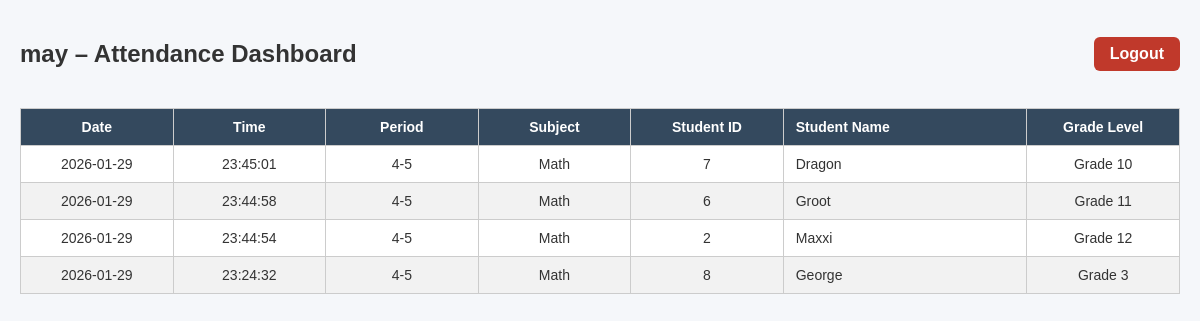
Screenshot of /dashboard (signed in) with the database file from the repository.
### tables this page shows
CREATE TABLE "attendance_log" (
	"attendance_id"	TEXT UNIQUE,
	"student_id"	INTEGER,
	"teacher_id"	TEXT,
	"class_date"	INTEGER,
	"class_time"	INTEGER,
	"class_period"	TEXT,
	"class_subject"	TEXT,
	"grade_level"	TEXT
);

CREATE TABLE "students" (
	"student_id"	TEXT,
	"full_name"	TEXT
, "grade_level"	TEXT);

### web_dashboard/app.py (the view)
@app.route("/dashboard")
def dashboard():
    if session.get("role") != "Teacher":
        return redirect(url_for("index"))
    teacher_id = session.get("teacher_id")
    records = read_attendance_by_teacher(teacher_id)
    return render_template(
        "dashboard.html",
        records=records,
        teacher=session.get("username")
    )

### web_dashboard/app.py (called while the page is built)
def get_db_connection():
    conn = sqlite3.connect(DB_PATH)
    conn.row_factory = sqlite3.Row
    return conn

def read_attendance_by_teacher(teacher_id):
    conn = get_db_connection()
    cur = conn.cursor()
    cur.execute("""
        SELECT
            a.class_date,
            a.class_time,
            a.class_period,
            a.class_subject,
            s.student_id,
            s.full_name,
            s.grade_level
        FROM attendance_log a
        JOIN students s ON a.student_id = s.student_id
        WHERE a.teacher_id = ?
        ORDER BY a.class_date DESC, a.class_time DESC
    """, (teacher_id,))
    records = cur.fetchall()
    conn.close()
    return records

### web_dashboard/templates/dashboard.html (shortened to what this page needs)
<!DOCTYPE html>
<html lang="en">
<head>
    <link rel="stylesheet" href="{{ url_for('static', filename='styles.css') }}">
</head>
<body>
<div class="dashboard-header">
    <h2>{{ teacher }} – Attendance Dashboard</h2>
    <a class="logout-btn" href="{{ url_for('logout') }}">Logout</a>
</div>
<table>
    <thead>
        <tr>
            <th>Date</th>
            <th>Time</th>
            <th>Period</th>
            <th>Subject</th>
            <th>Student ID</th>
            <th>Student Name</th>
            <th>Grade Level</th>
        </tr>
    </thead>
<tbody>
    {% for record in records %}
    <tr>
        <td>{{ record.class_date }}</td>
        <td>{{ record.class_time }}</td>
        <td>{{ record.class_period }}</td>
        <td>{{ record.class_subject }}</td>
        <td>{{ record.student_id }}</td>
        <td>{{ record.full_name }}</td>
        <td>{{ record.grade_level }}</td>
    </tr>
    {% endfor %}
</tbody>
</table>
</body>
</html>

### web_dashboard/static/styles.css (style rules this page uses)
body { font-family: Arial, Helvetica, sans-serif; background-color: #f5f7fa; margin: 0; padding: 20px; color: #333; }
h2 { text-align: center; margin-bottom: 20px; }
table { width: 100%; border-collapse: collapse; background-color: #ffffff; font-size: 14px; table-layout: fixed; }
th, td { border: 1px solid #ccc; padding: 10px; text-align: center; vertical-align: middle; word-wrap: break-word; overflow-wrap: break-word; }
th:nth-child(1), td:nth-child(1), th:nth-child(2), td:nth-child(2), th:nth-child(3), td:nth-child(3), th:nth-child(4), td:nth-child(4), th:nth-child(5), td:nth-child(5), th:nth-child(7), td:nth-child(7) { width: 15%; }
th:nth-child(6), td:nth-child(6) { width: 25%; text-align: left; padding-left: 12px; }
thead { background-color: #34495e; color: white; }
tbody tr:nth-child(even) { background-color: #f2f2f2; }
.dashboard-header { display: flex; justify-content: space-between; align-items: center; margin-bottom: 20px; }
.logout-btn { padding: 8px 14px; background-color: #e74c3c; color: white; text-decoration: none; border-radius: 5px; font-weight: bold; }
.logout-btn { padding: 8px 16px; background-color: #c0392b; color: white; text-decoration: none; border-radius: 6px; font-weight: bold; }
th:nth-child(7), td:nth-child(7) { width: 15%; }

### rows the page displays
attendance_log: class_date "2026-01-29", class_time "23:45:01", class_period "4-5", class_subject "Math", student_id "7", full_name "Dragon", grade_level "Grade 10"
attendance_log: class_date "2026-01-29", class_time "23:44:58", class_period "4-5", class_subject "Math", student_id "6", full_name "Groot", grade_level "Grade 11"
attendance_log: class_date "2026-01-29", class_time "23:44:54", class_period "4-5", class_subject "Math", student_id "2", full_name "Maxxi", grade_level "Grade 12"
attendance_log: class_date "2026-01-29", class_time "23:24:32", class_period "4-5", class_subject "Math", student_id "8", full_name "George", grade_level "Grade 3"

### other values shown
{{ teacher }} "may"
